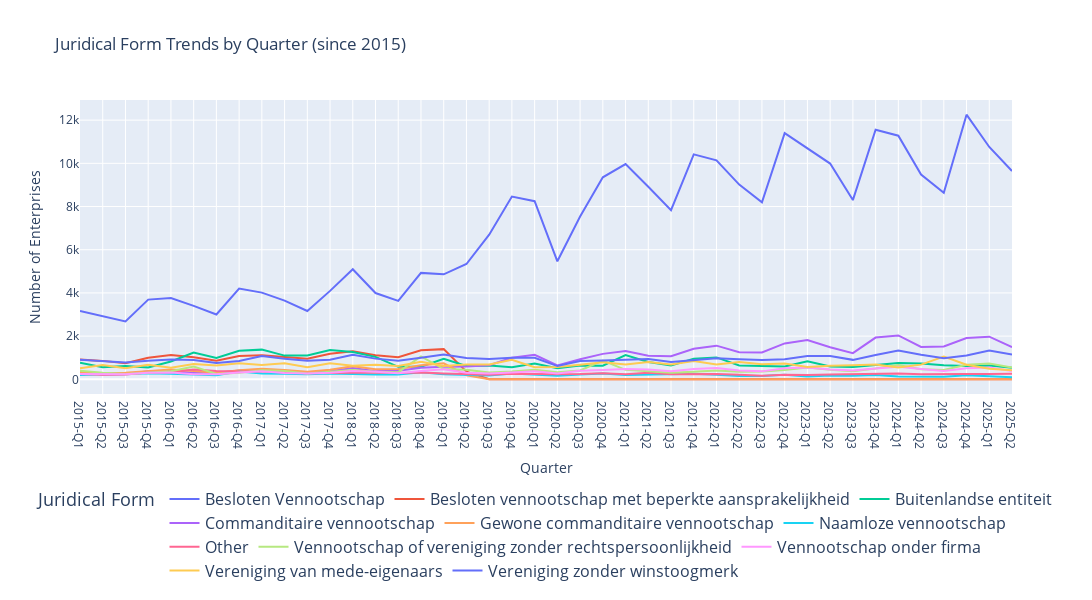

This figure's notebook cell:
### Code cell
q = """
SELECT 
    strftime('%Y', DATE(substr(StartDate, 7, 4) || '-' || substr(StartDate, 4, 2) || '-' || substr(StartDate, 1, 2))) AS year,
    ((CAST(substr(StartDate, 4, 2) AS INTEGER) - 1) / 3 + 1) AS quarter,
    description_nl,
    COUNT(*) AS count
FROM enterprise AS e
JOIN JuridicalForm AS j ON e.JuridicalForm = j.code
WHERE DATE(substr(StartDate, 7, 4) || '-' || substr(StartDate, 4, 2) || '-' || substr(StartDate, 1, 2)) >= '2015-01-01'
AND NOT (
    strftime('%Y', DATE(substr(StartDate, 7, 4) || '-' || substr(StartDate, 4, 2) || '-' || substr(StartDate, 1, 2))) = '2025'
    AND ((CAST(substr(StartDate, 4, 2) AS INTEGER) - 1) / 3 + 1) = 3
  )
GROUP BY year, quarter, description_nl
ORDER BY year ASC, quarter ASC, count DESC
"""
df_form_quarterly = pd.read_sql_query(q, connect)

top_10_forms = (
    df_form_quarterly
    .groupby("description_nl")["count"]
    .sum()
    .nlargest(10)
    .index
)

df_form_quarterly['description_nl'] = df_form_quarterly['description_nl'].where(
    df_form_quarterly['description_nl'].isin(top_10_forms),
    other='Other'
)

df_grouped = df_form_quarterly.groupby(
    ['year', 'quarter', 'description_nl'], as_index=False
)['count'].sum()

df_grouped['year_quarter'] = df_grouped['year'] + '-Q' + df_grouped['quarter'].astype(int).astype(str)
df_grouped = df_grouped.pivot(index='year_quarter', columns='description_nl', values='count').fillna(0)


fig = px.line(
    df_grouped,
    title='Juridical Form Trends by Quarter (since 2015)',
    labels={'value': 'Number of Enterprises', 'year_quarter': 'Quarter'},
)

fig.update_layout(

    yaxis_title='Number of Enterprises',
    legend_title_text='Juridical Form',
    legend_title_font=dict(size=18),
    legend_font=dict(size=16),
    legend=dict(
        orientation="h",      
        yanchor="top",        
        y=-0.3,                
        xanchor="center",     
        x=0.5                 
    ),
    width=1200,
    height = 600
    
)

fig.show()

### Figure 1 — Plotly figure (JSON) as saved in the notebook; plotly's stock layout.template omitted (floating-point values rounded to 4 significant figures)
{"data": [{"hovertemplate": "description_nl=Besloten Vennootschap<br>Quarter=%{x}<br>Number of Enterprises=%{y}<extra></extra>", "legendgroup": "Besloten Vennootschap", "line": {"color": "#636efa", "dash": "solid"}, "marker": {"symbol": "circle"}, "mode": "lines", "name": "Besloten Vennootschap", "orientation": "v", "showlegend": true, "type": "scatter", "x": ["2015-Q1", "2015-Q2", "2015-Q3", "2015-Q4", "2016-Q1", "2016-Q2", "2016-Q3", "2016-Q4", "2017-Q1", "2017-Q2", "2017-Q3", "2017-Q4", "2018-Q1", "2018-Q2", "2018-Q3", "2018-Q4", "2019-Q1", "2019-Q2", "2019-Q3", "2019-Q4", "2020-Q1", "2020-Q2", "2020-Q3", "2020-Q4", "2021-Q1", "2021-Q2", "2021-Q3", "2021-Q4", "2022-Q1", "2022-Q2", "2022-Q3", "2022-Q4", "2023-Q1", "2023-Q2", "2023-Q3", "2023-Q4", "2024-Q1", "2024-Q2", "2024-Q3", "2024-Q4", "2025-Q1", "2025-Q2"], "xaxis": "x", "y": [3163.0, 2907.0, 2678.0, 3690.0, 3764.0, 3399.0, 3002.0, 4206.0, 4014.0, 3642.0, 3163.0, 4094.0, 5098.0, 3995.0, 3632.0, 4927.0, 4860.0, 5338.0, 6694.0, 8464.0, 8245.0, 5463.0, 7536.0, 9351.0, 9965.0, 8914.0, 7828.0, 10420.0, 10140.0, 9014.0, 8196.0, 11400.0, 10680.0, 9989.0, 8299.0, 11560.0, 11280.0, 9478.0, 8634.0, 12250.0, 10760.0, 9643.0], "yaxis": "y"}, {"hovertemplate": "description_nl=Besloten vennootschap met beperkte aansprakelijkheid<br>Quarter=%{x}<br>Number of Enterprises=%{y}<extra></extra>", "legendgroup": "Besloten vennootschap met beperkte aansprakelijkheid", "line": {"color": "#EF553B", "dash": "solid"}, "marker": {"symbol": "circle"}, "mode": "lines", "name": "Besloten vennootschap met beperkte aansprakelijkheid", "orientation": "v", "showlegend": true, "type": "scatter", "x": ["2015-Q1", "2015-Q2", "2015-Q3", "2015-Q4", "2016-Q1", "2016-Q2", "2016-Q3", "2016-Q4", "2017-Q1", "2017-Q2", "2017-Q3", "2017-Q4", "2018-Q1", "2018-Q2", "2018-Q3", "2018-Q4", "2019-Q1", "2019-Q2", "2019-Q3", "2019-Q4", "2020-Q1", "2020-Q2", "2020-Q3", "2020-Q4", "2021-Q1", "2021-Q2", "2021-Q3", "2021-Q4", "2022-Q1", "2022-Q2", "2022-Q3", "2022-Q4", "2023-Q1", "2023-Q2", "2023-Q3", "2023-Q4", "2024-Q1", "2024-Q2", "2024-Q3", "2024-Q4", "2025-Q1", "2025-Q2"], "xaxis": "x", "y": [914.0, 853.0, 743.0, 997.0, 1130.0, 1026.0, 858.0, 1077.0, 1111.0, 1029.0, 947.0, 1184.0, 1296.0, 1112.0, 1021.0, 1341.0, 1397.0, 353.0, 0.0, 0.0, 0.0, 0.0, 0.0, 0.0, 0.0, 0.0, 0.0, 0.0, 0.0, 0.0, 0.0, 0.0, 0.0, 0.0, 0.0, 0.0, 0.0, 0.0, 0.0, 0.0, 0.0, 0.0], "yaxis": "y"}, {"hovertemplate": "description_nl=Buitenlandse entiteit<br>Quarter=%{x}<br>Number of Enterprises=%{y}<extra></extra>", "legendgroup": "Buitenlandse entiteit", "line": {"color": "#00cc96", "dash": "solid"}, "marker": {"symbol": "circle"}, "mode": "lines", "name": "Buitenlandse entiteit", "orientation": "v", "showlegend": true, "type": "scatter", "x": ["2015-Q1", "2015-Q2", "2015-Q3", "2015-Q4", "2016-Q1", "2016-Q2", "2016-Q3", "2016-Q4", "2017-Q1", "2017-Q2", "2017-Q3", "2017-Q4", "2018-Q1", "2018-Q2", "2018-Q3", "2018-Q4", "2019-Q1", "2019-Q2", "2019-Q3", "2019-Q4", "2020-Q1", "2020-Q2", "2020-Q3", "2020-Q4", "2021-Q1", "2021-Q2", "2021-Q3", "2021-Q4", "2022-Q1", "2022-Q2", "2022-Q3", "2022-Q4", "2023-Q1", "2023-Q2", "2023-Q3", "2023-Q4", "2024-Q1", "2024-Q2", "2024-Q3", "2024-Q4", "2025-Q1", "2025-Q2"], "xaxis": "x", "y": [767.0, 561.0, 612.0, 546.0, 822.0, 1243.0, 989.0, 1321.0, 1374.0, 1097.0, 1100.0, 1358.0, 1262.0, 1040.0, 576.0, 585.0, 953.0, 613.0, 639.0, 557.0, 728.0, 509.0, 641.0, 630.0, 1118.0, 804.0, 644.0, 947.0, 1014.0, 636.0, 618.0, 590.0, 832.0, 590.0, 570.0, 666.0, 760.0, 732.0, 649.0, 621.0, 635.0, 539.0], "yaxis": "y"}, {"hovertemplate": "description_nl=Commanditaire vennootschap<br>Quarter=%{x}<br>Number of Enterprises=%{y}<extra></extra>", "legendgroup": "Commanditaire vennootschap", "line": {"color": "#ab63fa", "dash": "solid"}, "marker": {"symbol": "circle"}, "mode": "lines", "name": "Commanditaire vennootschap", "orientation": "v", "showlegend": true, "type": "scatter", "x": ["2015-Q1", "2015-Q2", "2015-Q3", "2015-Q4", "2016-Q1", "2016-Q2", "2016-Q3", "2016-Q4", "2017-Q1", "2017-Q2", "2017-Q3", "2017-Q4", "2018-Q1", "2018-Q2", "2018-Q3", "2018-Q4", "2019-Q1", "2019-Q2", "2019-Q3", "2019-Q4", "2020-Q1", "2020-Q2", "2020-Q3", "2020-Q4", "2021-Q1", "2021-Q2", "2021-Q3", "2021-Q4", "2022-Q1", "2022-Q2", "2022-Q3", "2022-Q4", "2023-Q1", "2023-Q2", "2023-Q3", "2023-Q4", "2024-Q1", "2024-Q2", "2024-Q3", "2024-Q4", "2025-Q1", "2025-Q2"], "xaxis": "x", "y": [315.0, 222.0, 243.0, 369.0, 369.0, 301.0, 293.0, 408.0, 436.0, 341.0, 299.0, 368.0, 517.0, 371.0, 393.0, 538.0, 583.0, 596.0, 652.0, 995.0, 1134.0, 640.0, 927.0, 1178.0, 1314.0, 1093.0, 1067.0, 1412.0, 1558.0, 1249.0, 1242.0, 1663.0, 1819.0, 1485.0, 1212.0, 1932.0, 2029.0, 1499.0, 1522.0, 1913.0, 1973.0, 1488.0], "yaxis": "y"}, {"hovertemplate": "description_nl=Gewone commanditaire vennootschap<br>Quarter=%{x}<br>Number of Enterprises=%{y}<extra></extra>", "legendgroup": "Gewone commanditaire vennootschap", "line": {"color": "#FFA15A", "dash": "solid"}, "marker": {"symbol": "circle"}, "mode": "lines", "name": "Gewone commanditaire vennootschap", "orientation": "v", "showlegend": true, "type": "scatter", "x": ["2015-Q1", "2015-Q2", "2015-Q3", "2015-Q4", "2016-Q1", "2016-Q2", "2016-Q3", "2016-Q4", "2017-Q1", "2017-Q2", "2017-Q3", "2017-Q4", "2018-Q1", "2018-Q2", "2018-Q3", "2018-Q4", "2019-Q1", "2019-Q2", "2019-Q3", "2019-Q4", "2020-Q1", "2020-Q2", "2020-Q3", "2020-Q4", "2021-Q1", "2021-Q2", "2021-Q3", "2021-Q4", "2022-Q1", "2022-Q2", "2022-Q3", "2022-Q4", "2023-Q1", "2023-Q2", "2023-Q3", "2023-Q4", "2024-Q1", "2024-Q2", "2024-Q3", "2024-Q4", "2025-Q1", "2025-Q2"], "xaxis": "x", "y": [342.0, 263.0, 300.0, 384.0, 456.0, 382.0, 305.0, 421.0, 491.0, 430.0, 347.0, 439.0, 604.0, 470.0, 480.0, 649.0, 743.0, 191.0, 0.0, 0.0, 0.0, 0.0, 0.0, 0.0, 0.0, 0.0, 0.0, 0.0, 0.0, 0.0, 0.0, 0.0, 0.0, 0.0, 0.0, 0.0, 0.0, 0.0, 0.0, 0.0, 0.0, 0.0], "yaxis": "y"}, {"hovertemplate": "description_nl=Naamloze vennootschap<br>Quarter=%{x}<br>Number of Enterprises=%{y}<extra></extra>", "legendgroup": "Naamloze vennootschap", "line": {"color": "#19d3f3", "dash": "solid"}, "marker": {"symbol": "circle"}, "mode": "lines", "name": "Naamloze vennootschap", "orientation": "v", "showlegend": true, "type": "scatter", "x": ["2015-Q1", "2015-Q2", "2015-Q3", "2015-Q4", "2016-Q1", "2016-Q2", "2016-Q3", "2016-Q4", "2017-Q1", "2017-Q2", "2017-Q3", "2017-Q4", "2018-Q1", "2018-Q2", "2018-Q3", "2018-Q4", "2019-Q1", "2019-Q2", "2019-Q3", "2019-Q4", "2020-Q1", "2020-Q2", "2020-Q3", "2020-Q4", "2021-Q1", "2021-Q2", "2021-Q3", "2021-Q4", "2022-Q1", "2022-Q2", "2022-Q3", "2022-Q4", "2023-Q1", "2023-Q2", "2023-Q3", "2023-Q4", "2024-Q1", "2024-Q2", "2024-Q3", "2024-Q4", "2025-Q1", "2025-Q2"], "xaxis": "x", "y": [203.0, 238.0, 235.0, 276.0, 257.0, 218.0, 185.0, 359.0, 264.0, 261.0, 235.0, 263.0, 233.0, 221.0, 222.0, 327.0, 232.0, 209.0, 178.0, 265.0, 203.0, 166.0, 217.0, 267.0, 197.0, 219.0, 207.0, 252.0, 207.0, 158.0, 157.0, 211.0, 130.0, 175.0, 161.0, 196.0, 128.0, 125.0, 120.0, 189.0, 146.0, 95.0], "yaxis": "y"}, {"hovertemplate": "description_nl=Other<br>Quarter=%{x}<br>Number of Enterprises=%{y}<extra></extra>", "legendgroup": "Other", "line": {"color": "#FF6692", "dash": "solid"}, "marker": {"symbol": "circle"}, "mode": "lines", "name": "Other", "orientation": "v", "showlegend": true, "type": "scatter", "x": ["2015-Q1", "2015-Q2", "2015-Q3", "2015-Q4", "2016-Q1", "2016-Q2", "2016-Q3", "2016-Q4", "2017-Q1", "2017-Q2", "2017-Q3", "2017-Q4", "2018-Q1", "2018-Q2", "2018-Q3", "2018-Q4", "2019-Q1", "2019-Q2", "2019-Q3", "2019-Q4", "2020-Q1", "2020-Q2", "2020-Q3", "2020-Q4", "2021-Q1", "2021-Q2", "2021-Q3", "2021-Q4", "2022-Q1", "2022-Q2", "2022-Q3", "2022-Q4", "2023-Q1", "2023-Q2", "2023-Q3", "2023-Q4", "2024-Q1", "2024-Q2", "2024-Q3", "2024-Q4", "2025-Q1", "2025-Q2"], "xaxis": "x", "y": [248.0, 216.0, 223.0, 312.0, 328.0, 454.0, 387.0, 356.0, 362.0, 317.0, 285.0, 293.0, 310.0, 311.0, 289.0, 313.0, 265.0, 243.0, 212.0, 258.0, 235.0, 231.0, 241.0, 282.0, 238.0, 299.0, 237.0, 251.0, 243.0, 210.0, 167.0, 216.0, 199.0, 224.0, 244.0, 248.0, 264.0, 234.0, 254.0, 243.0, 244.0, 262.0], "yaxis": "y"}, {"hovertemplate": "description_nl=Vennootschap of vereniging zonder rechtspersoonlijkheid<br>Quarter=%{x}<br>Number of Enterprises=%{y}<extra></extra>", "legendgroup": "Vennootschap of vereniging zonder rechtspersoonlijkheid", "line": {"color": "#B6E880", "dash": "solid"}, "marker": {"symbol": "circle"}, "mode": "lines", "name": "Vennootschap of vereniging zonder rechtspersoonlijkheid", "orientation": "v", "showlegend": true, "type": "scatter", "x": ["2015-Q1", "2015-Q2", "2015-Q3", "2015-Q4", "2016-Q1", "2016-Q2", "2016-Q3", "2016-Q4", "2017-Q1", "2017-Q2", "2017-Q3", "2017-Q4", "2018-Q1", "2018-Q2", "2018-Q3", "2018-Q4", "2019-Q1", "2019-Q2", "2019-Q3", "2019-Q4", "2020-Q1", "2020-Q2", "2020-Q3", "2020-Q4", "2021-Q1", "2021-Q2", "2021-Q3", "2021-Q4", "2022-Q1", "2022-Q2", "2022-Q3", "2022-Q4", "2023-Q1", "2023-Q2", "2023-Q3", "2023-Q4", "2024-Q1", "2024-Q2", "2024-Q3", "2024-Q4", "2025-Q1", "2025-Q2"], "xaxis": "x", "y": [399.0, 300.0, 243.0, 316.0, 374.0, 587.0, 243.0, 305.0, 415.0, 387.0, 274.0, 346.0, 425.0, 347.0, 331.0, 1059.0, 475.0, 438.0, 318.0, 365.0, 447.0, 328.0, 411.0, 865.0, 436.0, 372.0, 301.0, 345.0, 411.0, 353.0, 361.0, 425.0, 545.0, 447.0, 371.0, 497.0, 660.0, 470.0, 431.0, 676.0, 732.0, 551.0], "yaxis": "y"}, {"hovertemplate": "description_nl=Vennootschap onder firma<br>Quarter=%{x}<br>Number of Enterprises=%{y}<extra></extra>", "legendgroup": "Vennootschap onder firma", "line": {"color": "#FF97FF", "dash": "solid"}, "marker": {"symbol": "circle"}, "mode": "lines", "name": "Vennootschap onder firma", "orientation": "v", "showlegend": true, "type": "scatter", "x": ["2015-Q1", "2015-Q2", "2015-Q3", "2015-Q4", "2016-Q1", "2016-Q2", "2016-Q3", "2016-Q4", "2017-Q1", "2017-Q2", "2017-Q3", "2017-Q4", "2018-Q1", "2018-Q2", "2018-Q3", "2018-Q4", "2019-Q1", "2019-Q2", "2019-Q3", "2019-Q4", "2020-Q1", "2020-Q2", "2020-Q3", "2020-Q4", "2021-Q1", "2021-Q2", "2021-Q3", "2021-Q4", "2022-Q1", "2022-Q2", "2022-Q3", "2022-Q4", "2023-Q1", "2023-Q2", "2023-Q3", "2023-Q4", "2024-Q1", "2024-Q2", "2024-Q3", "2024-Q4", "2025-Q1", "2025-Q2"], "xaxis": "x", "y": [250.0, 242.0, 229.0, 299.0, 320.0, 232.0, 236.0, 314.0, 375.0, 297.0, 267.0, 304.0, 383.0, 348.0, 279.0, 382.0, 460.0, 298.0, 265.0, 315.0, 367.0, 270.0, 396.0, 425.0, 473.0, 449.0, 378.0, 481.0, 524.0, 411.0, 367.0, 509.0, 550.0, 457.0, 407.0, 496.0, 577.0, 480.0, 384.0, 516.0, 544.0, 389.0], "yaxis": "y"}, {"hovertemplate": "description_nl=Vereniging van mede-eigenaars<br>Quarter=%{x}<br>Number of Enterprises=%{y}<extra></extra>", "legendgroup": "Vereniging van mede-eigenaars", "line": {"color": "#FECB52", "dash": "solid"}, "marker": {"symbol": "circle"}, "mode": "lines", "name": "Vereniging van mede-eigenaars", "orientation": "v", "showlegend": true, "type": "scatter", "x": ["2015-Q1", "2015-Q2", "2015-Q3", "2015-Q4", "2016-Q1", "2016-Q2", "2016-Q3", "2016-Q4", "2017-Q1", "2017-Q2", "2017-Q3", "2017-Q4", "2018-Q1", "2018-Q2", "2018-Q3", "2018-Q4", "2019-Q1", "2019-Q2", "2019-Q3", "2019-Q4", "2020-Q1", "2020-Q2", "2020-Q3", "2020-Q4", "2021-Q1", "2021-Q2", "2021-Q3", "2021-Q4", "2022-Q1", "2022-Q2", "2022-Q3", "2022-Q4", "2023-Q1", "2023-Q2", "2023-Q3", "2023-Q4", "2024-Q1", "2024-Q2", "2024-Q3", "2024-Q4", "2025-Q1", "2025-Q2"], "xaxis": "x", "y": [511.0, 662.0, 513.0, 672.0, 532.0, 707.0, 636.0, 738.0, 661.0, 742.0, 555.0, 742.0, 623.0, 677.0, 612.0, 815.0, 620.0, 681.0, 690.0, 908.0, 560.0, 575.0, 675.0, 785.0, 688.0, 800.0, 681.0, 845.0, 681.0, 803.0, 702.0, 728.0, 565.0, 625.0, 648.0, 689.0, 550.0, 679.0, 1057.0, 672.0, 491.0, 415.0], "yaxis": "y"}, {"hovertemplate": "description_nl=Vereniging zonder winstoogmerk<br>Quarter=%{x}<br>Number of Enterprises=%{y}<extra></extra>", "legendgroup": "Vereniging zonder winstoogmerk", "line": {"color": "#636efa", "dash": "solid"}, "marker": {"symbol": "circle"}, "mode": "lines", "name": "Vereniging zonder winstoogmerk", "orientation": "v", "showlegend": true, "type": "scatter", "x": ["2015-Q1", "2015-Q2", "2015-Q3", "2015-Q4", "2016-Q1", "2016-Q2", "2016-Q3", "2016-Q4", "2017-Q1", "2017-Q2", "2017-Q3", "2017-Q4", "2018-Q1", "2018-Q2", "2018-Q3", "2018-Q4", "2019-Q1", "2019-Q2", "2019-Q3", "2019-Q4", "2020-Q1", "2020-Q2", "2020-Q3", "2020-Q4", "2021-Q1", "2021-Q2", "2021-Q3", "2021-Q4", "2022-Q1", "2022-Q2", "2022-Q3", "2022-Q4", "2023-Q1", "2023-Q2", "2023-Q3", "2023-Q4", "2024-Q1", "2024-Q2", "2024-Q3", "2024-Q4", "2025-Q1", "2025-Q2"], "xaxis": "x", "y": [906.0, 838.0, 777.0, 858.0, 913.0, 891.0, 752.0, 851.0, 1083.0, 952.0, 862.0, 908.0, 1135.0, 957.0, 859.0, 1001.0, 1149.0, 987.0, 940.0, 1003.0, 996.0, 612.0, 846.0, 865.0, 920.0, 943.0, 801.0, 872.0, 970.0, 923.0, 889.0, 928.0, 1078.0, 1082.0, 900.0, 1129.0, 1337.0, 1140.0, 973.0, 1099.0, 1330.0, 1145.0], "yaxis": "y"}], "layout": {"height": 600, "legend": {"font": {"size": 16}, "orientation": "h", "title": {"font": {"size": 18}, "text": "Juridical Form"}, "tracegroupgap": 0, "x": 0.5, "xanchor": "center", "y": -0.3, "yanchor": "top"}, "title": {"text": "Juridical Form Trends by Quarter (since 2015)"}, "width": 1200, "xaxis": {"anchor": "y", "domain": [0, 1], "title": {"text": "Quarter"}}, "yaxis": {"anchor": "x", "domain": [0, 1], "title": {"text": "Number of Enterprises"}}}}
